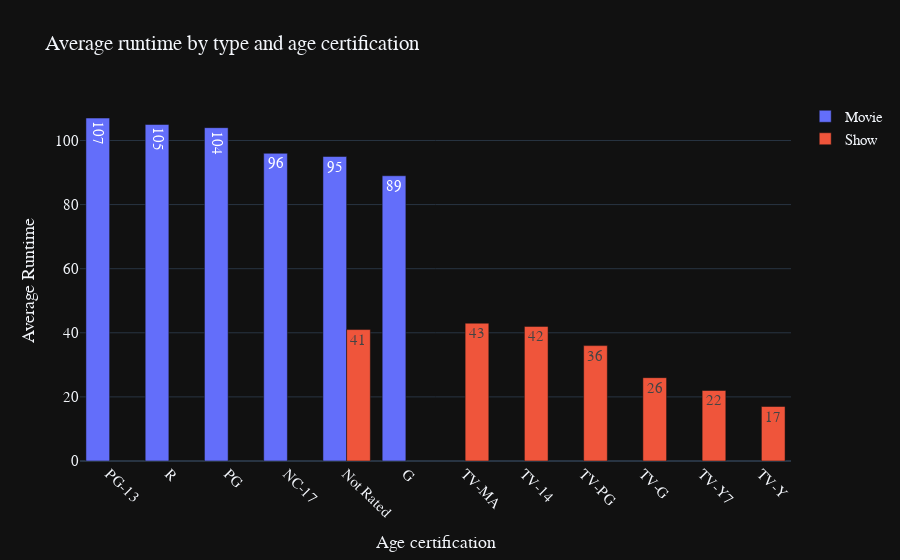

Notebook source saved alongside this figure:
### Code cell
runtime_age_fig = go.Figure(data=
[go.Bar(name="Movie",x=mean_movie_runtime["MOVIE"].index,y=mean_movie_runtime["MOVIE"].values,text=mean_movie_runtime["MOVIE"].values),
go.Bar(name="Show",x=mean_movie_runtime["SHOW"].index,y=mean_movie_runtime["SHOW"].values,text=mean_movie_runtime["SHOW"].values)])
runtime_age_fig.update_layout(title="Average runtime by type and age certification",xaxis_tickangle=45,xaxis_title="Age certification",yaxis_title="Average Runtime")
runtime_age_fig.layout.template = "plotly_dark"
runtime_age_fig.update_layout(font=dict(size = 15,family="Franklin Gothic"))
runtime_age_fig.show()

### Figure 1 — Plotly figure (JSON) as saved in the notebook; plotly's stock layout.template omitted (floating-point values rounded to 4 significant figures)
{"data": [{"name": "Movie", "text": [107, 105, 104, 96, 95, 89], "type": "bar", "x": ["PG-13", "R", "PG", "NC-17", "Not Rated", "G"], "y": [107, 105, 104, 96, 95, 89]}, {"name": "Show", "text": [43, 42, 41, 36, 26, 22, 17], "type": "bar", "x": ["TV-MA", "TV-14", "Not Rated", "TV-PG", "TV-G", "TV-Y7", "TV-Y"], "y": [43, 42, 41, 36, 26, 22, 17]}], "layout": {"font": {"family": "Franklin Gothic", "size": 15}, "title": {"text": "Average runtime by type and age certification"}, "xaxis": {"tickangle": 45, "title": {"text": "Age certification"}}, "yaxis": {"title": {"text": "Average Runtime"}}}}
